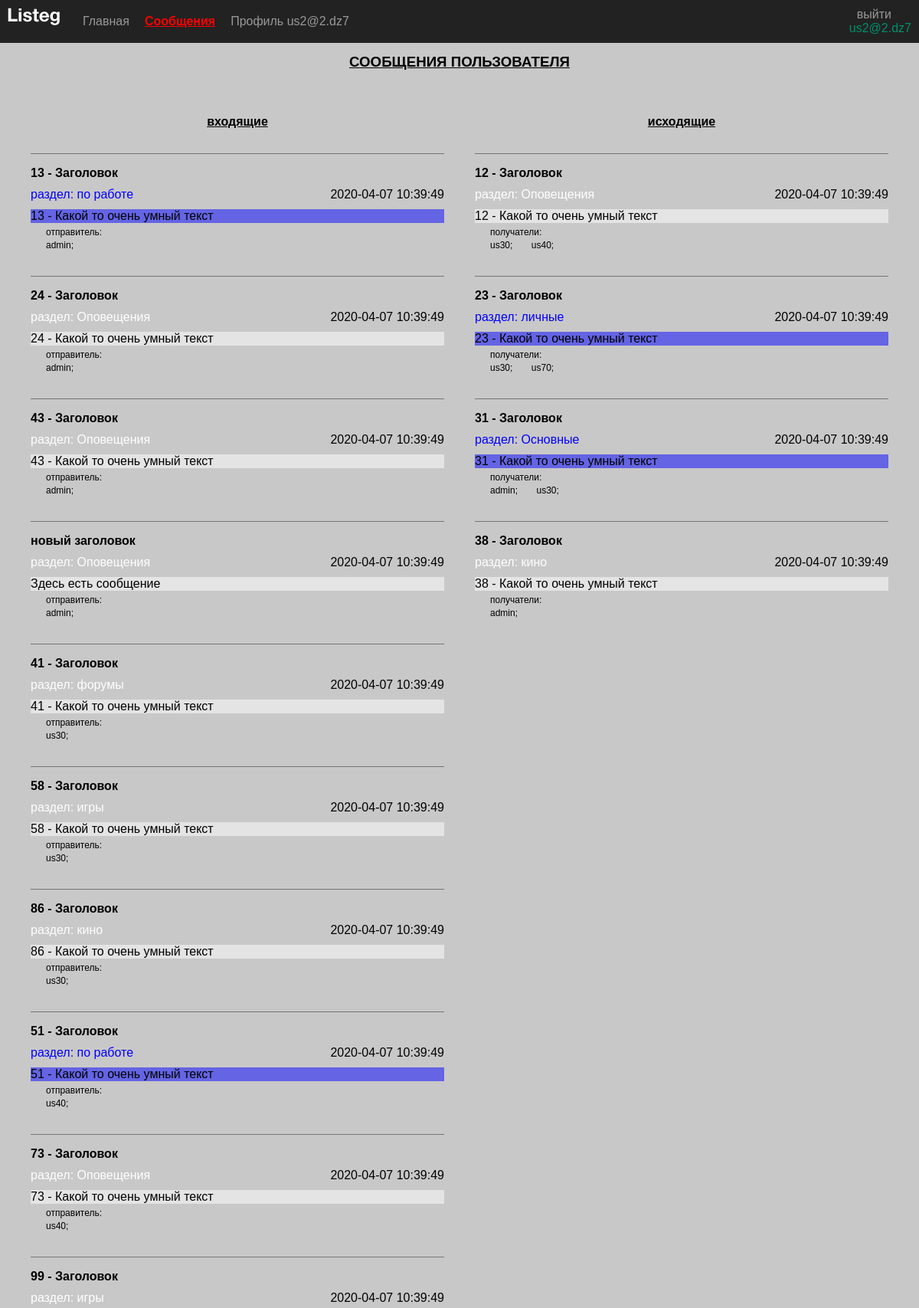
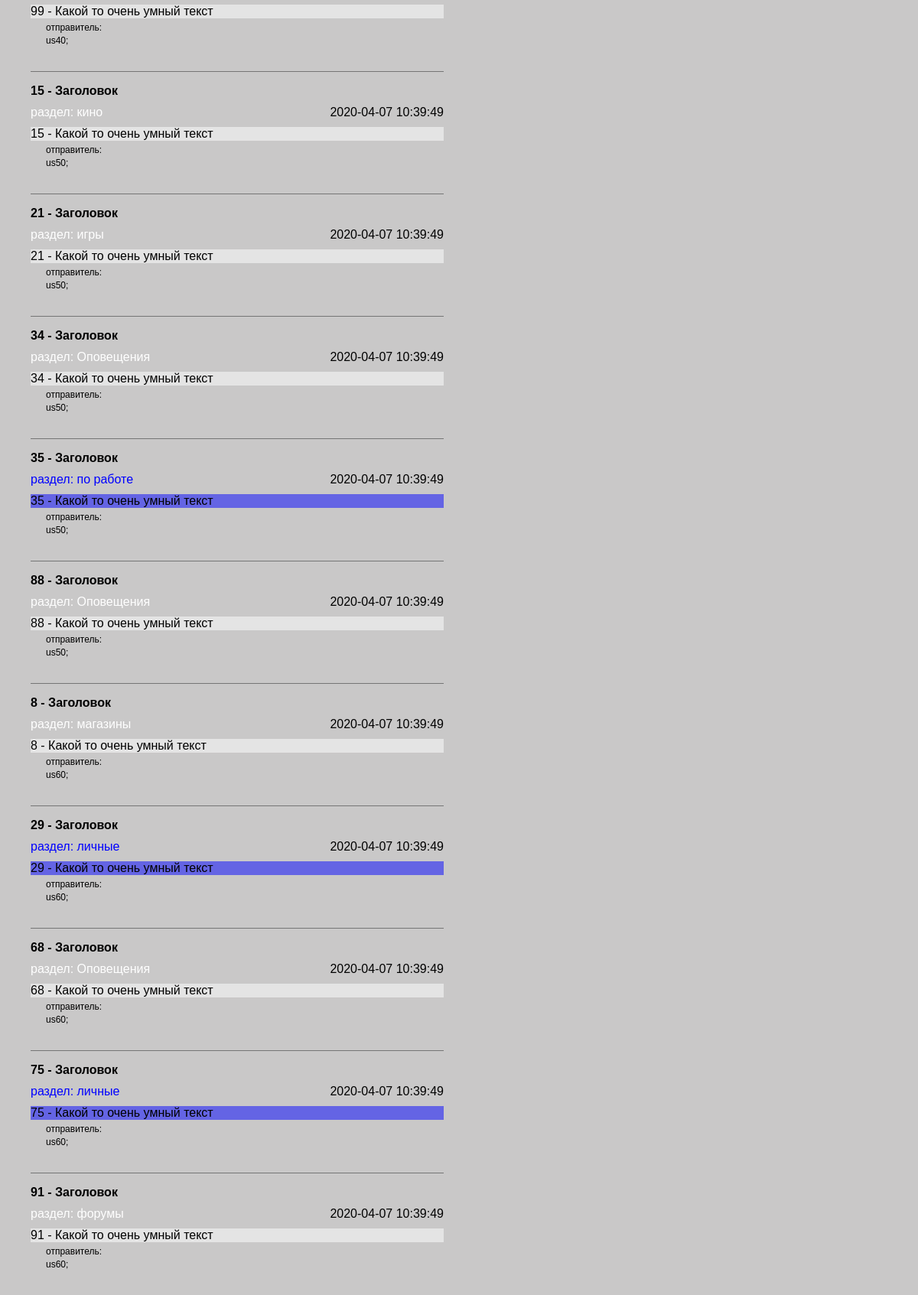
Screenshot of /route/messages/ (signed in, upper part) with the database file from the repository (2 pictures, top to bottom).
### tables this page shows
CREATE TABLE `messages` (
  `id` int(10) NOT NULL,
  `title` varchar(1024) NOT NULL,
  `section_id` int(3) DEFAULT '0',
  `date_time` datetime NOT NULL DEFAULT CURRENT_TIMESTAMP,
  `text` text,
  `user_id_sender` int(11) NOT NULL
);

CREATE TABLE `sections` (
  `id` int(3) NOT NULL,
  `name` varchar(50) NOT NULL,
  `parent_id` int(3) DEFAULT '0',
  `user_id` int(11) NOT NULL,
  `color_id` int(3) DEFAULT NULL,
  `date_time` datetime NOT NULL DEFAULT CURRENT_TIMESTAMP
);

CREATE TABLE `users` (
  `id` int(11) NOT NULL,
  `user` varchar(255) NOT NULL,
  `email` varchar(255) NOT NULL,
  `phone` varchar(20) DEFAULT NULL,
  `password` char(60) NOT NULL,
  `flag_email_notification` tinyint(1) NOT NULL DEFAULT '0',
  `flag_active` tinyint(1) NOT NULL DEFAULT '0'
);

### helpers/pdo_query.php (called while the page is built, shortened)
<?php
function selectMsgIn(object $pdo, int $user_id): array
{
    $sql = 'SELECT
                `messages`.id,
                `messages`.title as msg_title,
                `messages`.section_id,
                `messages`.date_time as msg_date,
                `messages`.text as msg_text,
                `messages`.user_id_sender as sender,
                `message_recipient`.recipient_user_id as recipient,
                `users`.user as userName,
                `users`.email as email,
                `sections`.name as sect_name,
                `sections`.color_id,
                `colors`.red as red,
                `colors`.green as green,
                `colors`.blue as blue
            FROM `messages`
            LEFT OUTER JOIN `message_recipient` ON `message_recipient`.message_id = `messages`.id
            LEFT OUTER JOIN `users` ON `users`.id = `messages`.user_id_sender
            LEFT OUTER JOIN `sections` ON `messages`.section_id = `sections`.id
            LEFT OUTER JOIN `colors` ON  `sections`.color_id = `colors`.id
            WHERE `message_recipient`.recipient_user_id = :user_id
            ORDER BY `messages`.date_time DESC, `users`.user, `messages`.id';
    $stmt = $pdo->prepare($sql);
    $result = $stmt->execute(['user_id' => $user_id]);
    return $stmt->fetchAll();
}
function selectMsgOut(object $pdo, int $user_id): array
{
    $sql = 'SELECT
                `messages`.id,
                `messages`.title as msg_title,
                `messages`.section_id,
                `messages`.date_time as msg_date,
                `messages`.text as msg_text,
                `messages`.user_id_sender as sender,
                `message_recipient`.recipient_user_id as recipient,
                `users`.user as userName,
                `users`.email as email,
                `sections`.name as sect_name,
                `sections`.color_id,
                `colors`.red as red,
                `colors`.green as green,
                `colors`.blue as blue
            FROM `messages`
            LEFT OUTER JOIN `message_recipient` ON `message_recipient`.message_id = `messages`.id
            LEFT OUTER JOIN `users` ON `users`.id = `message_recipient`.recipient_user_id
            LEFT OUTER JOIN `sections` ON `messages`.section_id = `sections`.id
            LEFT OUTER JOIN `colors` ON  `sections`.color_id = `colors`.id
            WHERE `messages`.user_id_sender = :user_id
            ORDER BY `messages`.date_time DESC, `messages`.id, `users`.user, `messages`.id';
    $stmt = $pdo->prepare($sql);
    $result = $stmt->execute(['user_id' => $user_id]);
    return $stmt->fetchAll();
}

### template/msg/tempMsgIn.php (the view)
<?php
if (count($msgIn) > 0) {
    foreach ($msgIn as $msg) { ?>
        <div class="block-msg"> <?= $msg['msg_title'] ?></div>
        <div class="msg-info">
            <div style="color:rgb(<?= $msg['red'] ?>,
                                    <?= $msg['green'] ?>,
                                    <?= $msg['blue'] ?>)">
                раздел: <?= $msg['sect_name'] ?>
            </div>
            <div><?= $msg['msg_date'] ?></div>
        </div>
        <div style="background-color:rgb(<?= $msg['red'] / 2 + 100 ?>,
                                            <?= $msg['green'] / 2 + 100 ?>,
                                            <?= $msg['blue'] / 2 + 100 ?>)">
            <?= $msg['msg_text'] ?>
        </div>
        <div class="recipient-msg">отправитель:</div>
        <span class="recipient-msg"> <?= $msg['userName'] ?>;</span>
<?php }
}

### template/msg/tempMsgOut.php
<?php
if (count($msgOut) > 0) {
    $msgId = -1;
    foreach ($msgOut as $msg) {
        if ($msgId != $msg['id']) {
            $msgId = $msg['id'] ?>
            <div class="block-msg"> <?= $msg['msg_title'] ?></div>
            <div class="msg-info">
                <div style="color:rgb(<?= $msg['red'] ?>,
                                    <?= $msg['green'] ?>,
                                    <?= $msg['blue'] ?>)">
                    раздел: <?= $msg['sect_name'] ?>
                </div>
                <div><?= $msg['msg_date'] ?></div>
            </div>
            <div style="background-color:rgb(<?= $msg['red'] / 2 + 100 ?>,
                                            <?= $msg['green'] / 2 + 100 ?>,
                                            <?= $msg['blue'] / 2 + 100 ?>)">
                <?= $msg['msg_text'] ?>
            </div>
            <div class="recipient-msg">получатели:</div>
            <span class="recipient-msg"> <?= $msg['userName'] ?>;</span>
        <?php } else { ?>
            <span class="recipient-msg"> <?= $msg['userName'] ?>;</span>
<?php }
    }
}

### css/style.css (style rules this page uses)
* { margin: 0; padding: 0; font-family: Arial, Helvetica, sans-serif; }
body { background-color: #c9c8c8; }
.recipient-msg { margin-top: 5px; margin-left: 20px; font-size: 12px; }
.block-msg { margin-top: 2em; padding-top: 1em; border-top: 1px solid rgb(117, 117, 117); font-weight: bold; }
.msg-info { display: flex; flex-direction: row; flex-wrap: nowrap; justify-content: space-between; margin: 10px 0; }

### rows the page displays
messages: title "13 - Заголовок", section.name "по работе", date_time "2020-04-07 10:39:49", text "13 - Какой то очень умный текст", user_id_sender.user "admin"
messages: title "24 - Заголовок", section.name "Оповещения", date_time "2020-04-07 10:39:49", text "24 - Какой то очень умный текст", user_id_sender.user "admin"
messages: title "43 - Заголовок", section.name "Оповещения", date_time "2020-04-07 10:39:49", text "43 - Какой то очень умный текст", user_id_sender.user "admin"
messages: title "новый заголовок", section.name "Оповещения", date_time "2020-04-07 10:39:49", text "Здесь есть сообщение", user_id_sender.user "admin"
messages: title "41 - Заголовок", section.name "форумы", date_time "2020-04-07 10:39:49", text "41 - Какой то очень умный текст", user_id_sender.user "us30"
messages: title "58 - Заголовок", section.name "игры", date_time "2020-04-07 10:39:49", text "58 - Какой то очень умный текст", user_id_sender.user "us30"
messages: title "86 - Заголовок", section.name "кино", date_time "2020-04-07 10:39:49", text "86 - Какой то очень умный текст", user_id_sender.user "us30"
messages: title "51 - Заголовок", section.name "по работе", date_time "2020-04-07 10:39:49", text "51 - Какой то очень умный текст", user_id_sender.user "us40"
messages: title "73 - Заголовок", section.name "Оповещения", date_time "2020-04-07 10:39:49", text "73 - Какой то очень умный текст", user_id_sender.user "us40"
messages: title "99 - Заголовок", section.name "игры", date_time "2020-04-07 10:39:49", text "99 - Какой то очень умный текст", user_id_sender.user "us40"
messages: title "15 - Заголовок", section.name "кино", date_time "2020-04-07 10:39:49", text "15 - Какой то очень умный текст", user_id_sender.user "us50"
messages: title "21 - Заголовок", section.name "игры", date_time "2020-04-07 10:39:49", text "21 - Какой то очень умный текст", user_id_sender.user "us50"
messages: title "34 - Заголовок", section.name "Оповещения", date_time "2020-04-07 10:39:49", text "34 - Какой то очень умный текст", user_id_sender.user "us50"
messages: title "35 - Заголовок", section.name "по работе", date_time "2020-04-07 10:39:49", text "35 - Какой то очень умный текст", user_id_sender.user "us50"
messages: title "88 - Заголовок", section.name "Оповещения", date_time "2020-04-07 10:39:49", text "88 - Какой то очень умный текст", user_id_sender.user "us50"
messages: title "8 - Заголовок", section.name "магазины", date_time "2020-04-07 10:39:49", text "8 - Какой то очень умный текст", user_id_sender.user "us60"
messages: title "29 - Заголовок", section.name "личные", date_time "2020-04-07 10:39:49", text "29 - Какой то очень умный текст", user_id_sender.user "us60"
messages: title "68 - Заголовок", section.name "Оповещения", date_time "2020-04-07 10:39:49", text "68 - Какой то очень умный текст", user_id_sender.user "us60"
messages: title "75 - Заголовок", section.name "личные", date_time "2020-04-07 10:39:49", text "75 - Какой то очень умный текст", user_id_sender.user "us60"
messages: title "91 - Заголовок", section.name "форумы", date_time "2020-04-07 10:39:49", text "91 - Какой то очень умный текст", user_id_sender.user "us60"
messages: title "12 - Заголовок", section.name "Оповещения", date_time "2020-04-07 10:39:49", text "12 - Какой то очень умный текст", users.user "us30", users.user "us40"
messages: title "23 - Заголовок", section.name "личные", date_time "2020-04-07 10:39:49", text "23 - Какой то очень умный текст", users.user "us30", users.user "us70"
messages: title "31 - Заголовок", section.name "Основные", date_time "2020-04-07 10:39:49", text "31 - Какой то очень умный текст", users.user "admin", users.user "us30"
messages: title "38 - Заголовок", section.name "кино", date_time "2020-04-07 10:39:49", text "38 - Какой то очень умный текст", users.user "admin"

### other values shown
cutString($element['title'], 150) "Главная"
cutString($element['title'], 150) "Сообщения"
cutString($element['title'], 150) "Профиль us2@2.dz7"
$_SESSION['login'] "us2@2.dz7"
